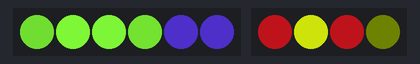
The program below on a simulated Raspberry Pi Pico running MicroPython. Shown: 6 RGB LEDs in strip order, left to right, 4 RGB LEDs in strip order, left to right. Dim RGB values are drawn brighter than linear; random numbers come from a fixed seed.

Above: at 0.15 s.
At 8.26 s:
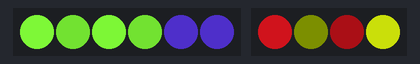
At 19.17 s:
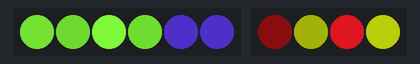
At 24.16 s:
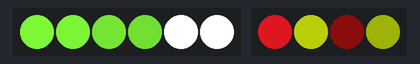
At 28.53 s:
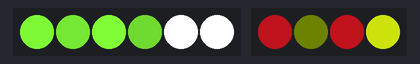
At 39.76 s:
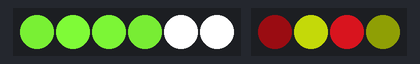
Timing chart, 0 to 40.0 s (numbered marks = the images above):
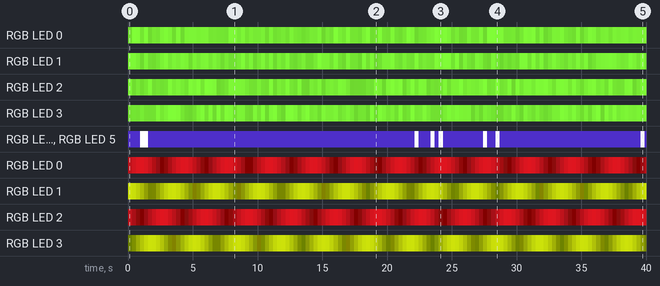

Measured:
- by itself, RGB LED 2: off → RGB(82, 8, 12) at 0.00 s, → RGB(44, 4, 6) 0.31 s later, → RGB(13, 1, 1) 0.31 s later, → RGB(6, 0, 0) 0.31 s later, … (129 changes in this stretch)
- by itself, RGB LED 3: off → RGB(5, 6, 0) at 0.00 s, → RGB(14, 16, 0) 0.31 s later, → RGB(46, 51, 2) 0.31 s later, → RGB(87, 96, 4) 0.31 s later, … (128 changes in this stretch)

The program:

forge_and_flora.py
```python
"""
ForgeAndFlora tester firmware — Raspberry Pi Pico (MicroPython)

Forge channel (GP0, physical pin 1):
  LEDs 0–3  welding glow — warm amber flicker
  LEDs 4–5  arc flash    — bright blue-white burst

Flora channel (GP1, physical pin 2):
  LEDs 0–3  flora glow   — green/yellow breathing wave

Wiring:
  SK6812 DATA  →  [300 Ω resistor]  →  GP0 or GP1
  SK6812 5 V   →  VBUS (pin 40) or external 5 V PSU
  SK6812 GND   →  GND  (pin 38)
  470 µF cap across 5 V / GND at strip input

SK6812 byte order on wire is G-R-B-W.
set_pixel() accepts (r, g, b, w) and swaps internally.
"""

import time
import math
import random
from machine import Pin
import neopixel

# ── Configuration ─────────────────────────────────────────────────────────────

FORGE_PIN  = 0   # GP0, physical pin 1
FLORA_PIN  = 1   # GP1, physical pin 2

WELD_COUNT  = 4  # welding glow LEDs (indices 0–3 on forge strip)
ARC_COUNT   = 2  # arc flash LEDs    (indices 4–5 on forge strip)
FORGE_COUNT = WELD_COUNT + ARC_COUNT

FLORA_COUNT = 4  # flora LEDs on flora strip

BRIGHTNESS  = 0.8  # global multiplier 0.0–1.0

# Welding glow: warm amber
WELD_COLOR = (255, 100, 10, 60)   # R, G, B, W

# Arc flash: dim blue idle → bright blue-white burst
ARC_IDLE  = (20,  40, 120,  10)
ARC_FLASH = (200, 220, 255, 255)

ARC_FLASH_PROB   = 0.03  # probability per frame of triggering a flash (~30 fps)
ARC_FLASH_FRAMES = 3     # frames the flash stays bright

# Flora: alternating green/yellow per LED
FLORA_GREEN  = (0,   180, 10,  20)
FLORA_YELLOW = (200, 180, 0,   10)

FLORA_BREATHE_SPEED = 0.3           # cycles per second
FLORA_PHASE_STEP    = math.pi / 2   # quarter-wave offset between adjacent LEDs
FLORA_MIN           = 0.04          # trough floor (prevents full-off)

# ─────────────────────────────────────────────────────────────────────────────

forge_strip = neopixel.NeoPixel(Pin(FORGE_PIN, Pin.OUT), FORGE_COUNT, bpp=4)
flora_strip = neopixel.NeoPixel(Pin(FLORA_PIN, Pin.OUT), FLORA_COUNT, bpp=4)


def write_pixel(strip, i, r, g, b, w, scale=1.0):
    s = min(max(scale * BRIGHTNESS, 0.0), 1.0)
    # SK6812 wire order is G-R-B-W
    strip[i] = (int(g * s), int(r * s), int(b * s), int(w * s))


# ── Forge ─────────────────────────────────────────────────────────────────────

_arc_remaining = 0


def update_forge():
    global _arc_remaining

    # Welding glow: independent per-LED random flicker
    r, g, b, w = WELD_COLOR
    for i in range(WELD_COUNT):
        write_pixel(forge_strip, i, r, g, b, w, random.uniform(0.55, 1.0))

    # Arc flash: occasional bright burst
    if random.random() < ARC_FLASH_PROB:
        _arc_remaining = ARC_FLASH_FRAMES

    if _arc_remaining > 0:
        ar, ag, ab, aw = ARC_FLASH
        _arc_remaining -= 1
    else:
        ar, ag, ab, aw = ARC_IDLE

    for i in range(ARC_COUNT):
        write_pixel(forge_strip, WELD_COUNT + i, ar, ag, ab, aw)

    forge_strip.write()


# ── Flora ─────────────────────────────────────────────────────────────────────

def update_flora(t_sec):
    for i in range(FLORA_COUNT):
        phase = t_sec * FLORA_BREATHE_SPEED * 2.0 * math.pi + i * FLORA_PHASE_STEP
        factor = (math.sin(phase) + 1.0) * 0.5
        scale = FLORA_MIN + factor * (1.0 - FLORA_MIN)
        r, g, b, w = FLORA_GREEN if i % 2 == 0 else FLORA_YELLOW
        write_pixel(flora_strip, i, r, g, b, w, scale)
    flora_strip.write()


# ── Main loop ─────────────────────────────────────────────────────────────────

def main():
    while True:
        t = time.ticks_ms() / 1000.0
        update_forge()
        update_flora(t)
        time.sleep_ms(33)  # ~30 fps


main()
```
